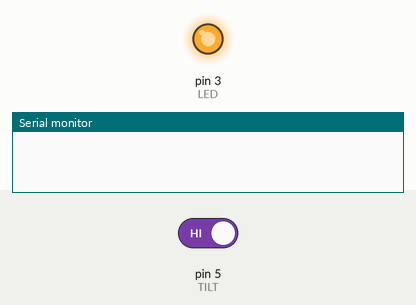
The sketch below on a simulated Arduino Uno, built with avr-gcc and run on an emulated ATmega328P. Parts: output pins drawn as LEDs (lit = HIGH), the last lines printed to the serial monitor. Inputs (shaded band) come from the test bench; at power-on: pin 5 (TILT) HIGH.

Above: at 1.2 s.
1.3 s: pin 5 (TILT) driven LOW
At 2.1 s:
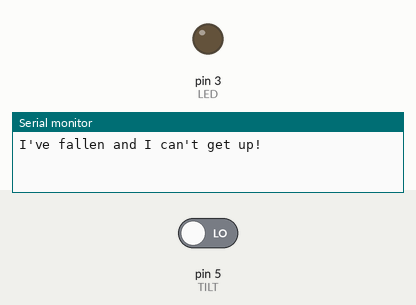
2.8 s: pin 5 (TILT) driven HIGH
At 3.3 s:
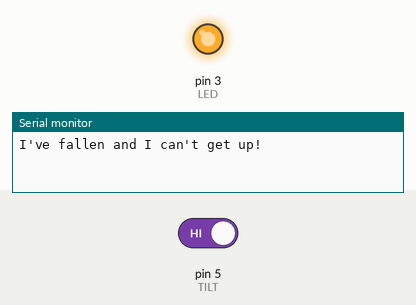
Timing chart, 0 to 5.8 s (numbered marks = the images above; inputs shaded):
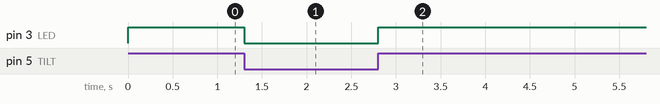

The sketch:

tiltDemostate.ino
```cpp
const int TILT = 5; //assign pin 5 to tilt switch
const int LED = 3; //assign pin 3 to LED
int sensorState = 0, lastState = 0;

void setup()
{
  Serial.begin(9600); // open channel to serial monitor
  pinMode(TILT, INPUT); //set tilt switch to input
  pinMode(LED,OUTPUT); //set LED to output
  digitalWrite(TILT, HIGH); //pullup on tilt
}

void loop()
{
 sensorState = digitalRead(TILT);

  while (digitalRead(TILT) == true) //while switch is broken
   {
     digitalWrite(LED,1); //turn on LED
   }
  digitalWrite(LED,0); //while switch is together, do nothing.

 if (sensorState && !lastState)
  {
    Serial.println("I've fallen and I can't get up!"); //send message to Serial Monitor
  }
 if (!sensorState && lastState)
 {
  Serial.println("All is well");
 }

}
```

Measured:
- after the input at 1.3 s, pin 3 (LED): HIGH → LOW at once
- after the input at 2.8 s, pin 3 (LED): LOW → HIGH at once
